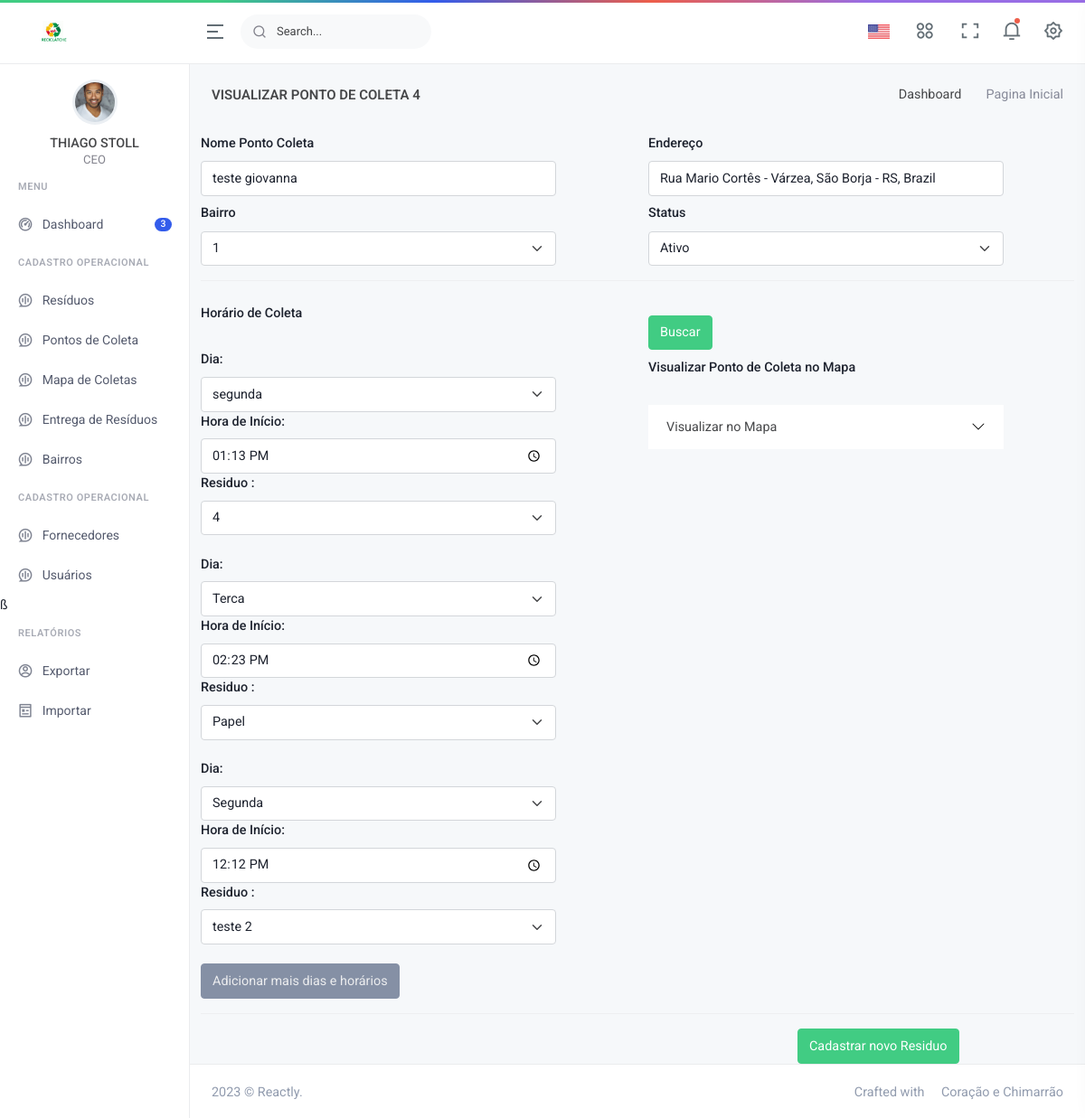
/tela_view_pontocoleta.php?id_residuo=4 (signed in), run on the app's committed database.
### tables this page shows
CREATE TABLE `ponto_coleta` (
  `id_ponto_coleta` int(11) NOT NULL,
  `nome` varchar(250) NOT NULL,
  `endereco` varchar(250) NOT NULL,
  `bairro` int(11) NOT NULL,
  `id_usuario` int(11) NOT NULL,
  `status` varchar(50) NOT NULL,
  `latitude` varchar(100) NOT NULL,
  `longitude` varchar(100) NOT NULL
);

CREATE TABLE `horarios_coleta` (
  `id_horarios_coleta` int(11) NOT NULL,
  `dia` varchar(70) NOT NULL,
  `hora_inicio` varchar(70) NOT NULL,
  `hora_fim` varchar(70) NOT NULL,
  `id_ponto_coleta` int(11) NOT NULL
);

### tela_view_pontocoleta.php (the view, shortened to what this page needs)
<?php
$id = $_SESSION["usuario_id"];
$id_residuo = $_GET['id_residuo'];
if (empty($id)) {
    header("Location: index.php");
} else {
    require_once "footer.php";
    require_once "controller/conecta.php";
?>
    <div class="main-content">
        <div class="page-content">
            <div class="container-fluid">
                <div class="row">
                    <div class="col-12">
                        <div class="page-title-box d-sm-flex align-items-center justify-content-between">
                            <h4 class="mb-sm-0">Visualizar Ponto de Coleta <?php echo $id_residuo; ?></h4>
                            <div class="page-title-right">
                                <ol class="breadcrumb m-0">
                                    <li class="breadcrumb-item"><a href="javascript: void(0);">Dashboard</a></li>
                                    <li class="breadcrumb-item active">Pagina Inicial</li>
                                </ol>
                            </div>
                        </div>
                        <?php
                        $query_total_residuos = "SELECT * FROM ponto_coleta where id_ponto_coleta = '$id_residuo' ";
                        $result = $conn->query($query_total_residuos);
                        $row = $result->fetch_assoc();
                        ?>
                        <div class="row">
                            <div class="modal-body">
                                <form action="controller/cadastra_ponto_coleta.php" method="POST">
                                    <div class="row">
                                        <div class="col">
                                            <label for="example-text-input" class="col-sm-6 col-form-label">Nome Ponto Coleta</label>
                                            <div class="col-sm-10">
                                                <input class="form-control" type="text" name="nome" id="nome" value="<?php echo $row['nome']; ?>" placeholder="Digite o nome do Residuo" id="example-text-input">
                                            </div>
                                        </div>
                                        <div class="col">
                                            <label class="col-sm-6 col-form-label">Endereço</label>
                                            <div class="col-sm-10">
                                                <div class="form-group">
                                                    <input type="text" class="form-control" id="addressInput" name="addressInput" placeholder="Digite o Endereço" value="<?php echo $row['endereco']; ?>">
                                                </div>
                                            </div>
                                        </div>
                                    </div>
                                    <div class="row">
                                        <div class="col">
                                            <label class="col-sm-6 col-form-label">Bairro</label>
                                            <div class="col-sm-10">
                                                <select class="form-select" aria-label="Default select example" name="bairro" id="bairro">
                                                    <option selected="<?php echo $row['bairro']; ?>"><?php echo $row['bairro']; ?></option>
                                                </select>
                                            </div>
                                        </div>
                                        <div class="col">
                                            <label class="col-sm-6 col-form-label">Status</label>
                                            <div class="col-sm-10">
                                                <select class="form-select" aria-label="Default select example" name="statusresiduo" id="statusresiduo">
                                                    <option selected="<?php echo $row['status']; ?>"><?php echo $row['status']; ?></option>
                                                </select>
                                            </div>
                                        </div>
                                    </div>
                                    <hr>
                                    <div class="row">
                                        <div class="col">
                                            <label class="col-sm-6 col-form-label">Horário de Coleta</label>
                                            <div class="col-sm-10">
                                                <?php
                                                $query = "SELECT * FROM horarios_coleta where id_ponto_coleta = $id_residuo";
                                                $result = $conn->query($query);
                                                while ($row = $result->fetch_assoc()) {
                                                ?>
                                                    <div id="entry-form">
                                                        <br>
                                                        <div class="form-group">
                                                            <label>Dia:</label>
                                                            <select class="form-select" aria-label="Default select example" name="dia[]" id="dia[]">
                                                                <option value="<?php echo $row['dia']; ?>"><?php echo $row['dia']; ?></option>
                                                            </select>
                                                        </div>
                                                        <div class="form-group">
                                                            <label>Hora de Início:</label>
                                                            <input type="time" name="hora_inicio[]" class="form-control" value="<?php echo $row['hora_inicio']; ?>" required>
                                                        </div>
                                                        <div class="form-group">
                                                            <label>Residuo :</label>
                                                            <select class="form-select" aria-label="Default select example" name="hora_fim[]" id="hora_fim[]">
                                                                <option selected="<?php echo $row['hora_fim']; ?>"><?php echo $row['hora_fim']; ?></option>
                                                            </select>
                                                        </div>
                                                    </div>
                                                <?php
                                                }
                                                ?>
                                                <br>
                                                <button type="button" class="btn btn-secondary" id="add-entry">Adicionar mais dias e horários</button>
                                                <br>
                                            </div>
                                        </div>
                                        <div class="col">
                                            <div class="col-sm-10">
                                                <br>
                                                <button class="btn btn-primary" id="searchBtn">Buscar</button>
                                                <label class="col-sm-12 col-form-label">Visualizar Ponto de Coleta no Mapa</label>
                                                <br><br>
                                                <div class="accordion accordion-flush" id="accordionFlushExample">
                                                    <div class="accordion-item">
                                                        <h2 class="accordion-header">
                                                            <button class="accordion-button collapsed" type="button" data-bs-toggle="collapse" data-bs-target="#flush-collapseOne" aria-expanded="false" aria-controls="flush-collapseOne">
                                                                Visualizar no Mapa
                                                            </button>
                                                        </h2>
                                                    </div>
                                                </div>
                                            </div>
                                        </div>
                                    </div>
                                    <hr>
                                    <div class="row">
                                        <div class="col">
                                        </div>
                                        <div class="col">
                                        </div>
                                        <div class="col" style="text-align: left;">
                                            <button type="submitt" class="btn btn-primary waves-effect waves-light">Cadastrar novo Residuo</button>
                                        </div>
                                    </div>
                                </form>
                            </div>
                        </div>
                    </div>
                </div>
            </div>
        </div>
    <?php
    require_once "header.php";
}
    ?>

### data on the page
ponto_coleta: nome "teste giovanna", addressInput "Rua Mario Cortês - Várzea, São Borja - RS, Brazil", bairro "1", statusresiduo "Ativo"
horarios_coleta: dia "segunda", hora_inicio "13:13", hora_fim "4"
horarios_coleta: dia "Terca", hora_inicio "14:23", hora_fim "Papel"
horarios_coleta: dia "Segunda", hora_inicio "12:12", hora_fim "teste 2"

### other printed values
$_SESSION["usuario_nome"] "THIAGO STOLL"
$_SESSION["cargo"] "CEO"
$id_residuo "4"
